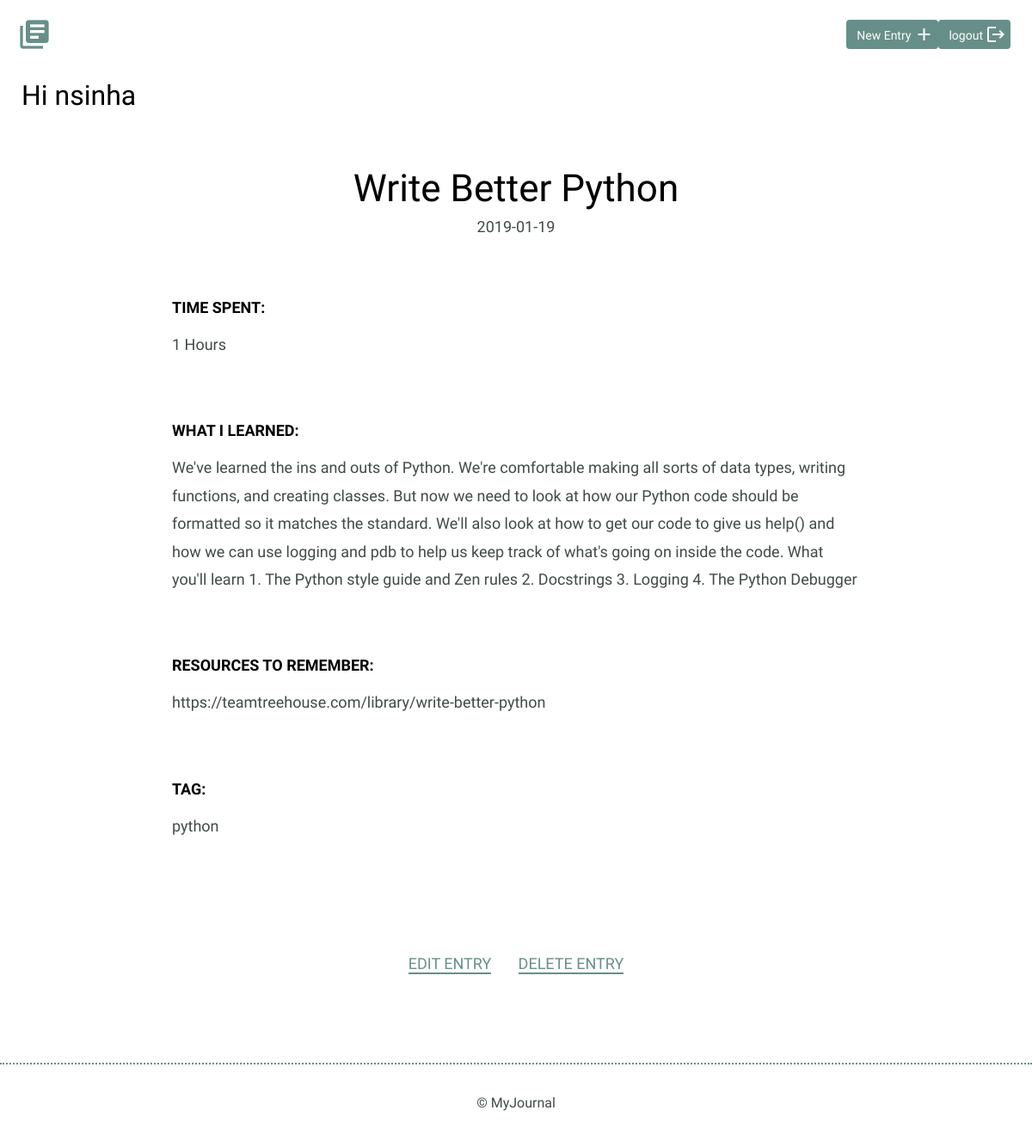
The page /entry/write-better-python (signed in) on the database its author committed.
### models.py (models this page shows, shortened)
class User(UserMixin, peewee.Model):
    joined_at = peewee.DateTimeField(default=datetime.datetime.now)
    username = peewee.CharField(max_length=255, unique=True)
    email = peewee.CharField(unique=True)
    password = peewee.CharField()
    class Meta:
        database = DATABASE

class Journal(peewee.Model):
    created_at = peewee.DateTimeField(default=datetime.datetime.now)
    title = peewee.CharField(max_length=255)
    time_spent = peewee.IntegerField()
    learned = peewee.TextField()
    resourses = peewee.TextField()
    tag = peewee.CharField()
    slug = peewee.CharField()
    user = peewee.ForeignKeyField(User, backref="journals")
    class Meta:
        database = DATABASE
        order_by = ('-created_at')

### journal_app.py (the view)
@app.route('/entry/<slug>')
@login_required
def detail(slug):
    post = models.Journal.select().where(models.Journal.slug == slug).get()
    return render_template("detail.html", post=post)

### journal_app.py (called while the page is built)
@app.before_request
def before_request():
    g.db = models.DATABASE
    g.db.connect()
    g.user = current_user

@app.after_request
def after_request(response):
    g.db.close()
    g.user = current_user
    return response

@login_manager.user_loader
def load_user(user_id):
    try:
        return models.User.get(models.User.id == user_id)
    except models.peewee.DoesNotExist:
        return None

### templates/detail.html
{% extends "layout.html" %}
{% block content %}
<div class="container">
    <div class="entry-list single">
        <article>
            <h1>{{ post.title }}</h1>
            <time datetime="{{ post.created_at }}">{{ post.created_at.date() }}</time>
            <div class="entry">
                <h3>Time Spent: </h3>
                <p>{{ post.time_spent }} Hours</p>
            </div>
            <div class="entry">
                <h3>What I Learned:</h3>
                <p>{{ post.learned }}</p>
            </div>
            <div class="entry">
                <h3>Resources to Remember:</h3>
                <p>
                    {{ post.resourses }}
                </p>
            </div>
            <div class="entry">
                <h3>Tag: </h3>
                <p>
                    {{ post.tag }}
                </p>
            </div>
        </article>
    </div>
</div>
{% if current_user.is_authenticated %}
    <div class="edit">
        <p>
            <a href="{{ url_for('edit', slug = post.slug) }}">Edit Entry</a>&nbsp;&nbsp;&nbsp;&nbsp;&nbsp;&nbsp;
            <a href="{{ url_for('delete', slug = post.slug) }}">delete Entry</a>
        </p>
    </div>
{% endif %}
{% endblock %}

### templates/layout.html (shortened to what this page needs)
<!DOCTYPE html>
<html>
    <head>
        <link rel="stylesheet" href="/static/css/normalize.css">
        <link rel="stylesheet" href="/static/css/site.css">
    </head>
    <body>
        <header>
            <div class="container">
                <div class="site-header">
                    {% if current_user.is_authenticated %}
                        <a class="logo" href="{{ url_for('list') }}"><i class="material-icons">library_books</i></a>
                    {% endif %}
                    {% if current_user.is_authenticated %}
                        <a class="button icon-right" href="{{ url_for('logout') }}"><span>logout</span>
                            <i class="material-icons">logout</i></a>
                        <a class="button icon-right" href="{{ url_for('add') }}"><span>New Entry</span>
                            <i class="material-icons">add</i></a>
                    {% endif %}
                </div>
            </div>
        </header>
        <section>
            {% if current_user.is_authenticated %}
                <h2 class="container">Hi <a href = "{{ url_for('list', username=current_user.username) }}">
                    {{ current_user.username }}</a></h2>
            {% endif %}
            {% block content %}
            {% endblock %}
        </section>
        <footer>
            <div>
                &copy; MyJournal
            </div>
        </footer>
    </body>
</html>

### static/css/site.css (style rules this page uses)
body { font-size: 16px; color: #404a49; font-family: 'Cousine', serif; font-weight: 400; }
.container { margin: 0 auto; padding: 0 25px; }
header .site-header { margin: 0 auto; height: 95px; }
header .logo i { color: #678f89; margin: 20px 0 0 -5px; float: left; font-size: 40px; }
header .button { float: right; margin: 33px 0 0 0; }
footer { text-align: center; padding: 35px 0; border-top: 2px dotted #678f89; }
.button { padding: 8px 10px 6px 10px; background: #678f89; border: 2px solid #678f89; border-radius: 4px; text-decoration: none; color: #FFF; position: relative; text-align: center; font-size: 14px; }
.button.icon-right { padding-right: 30px; top: -10px; }
.button.icon-right i { position: absolute; top: 3px; right: 3px; }
h1, h2, h3 { margin: 0; font-weight: 400; line-height: 1em; color: #000; }
h1 { font-size: 44px; margin-bottom: 12px; }
h2 { font-size: 32px; }
h2 a { text-decoration: none; color: #000; }
h3 { font-size: 18px; font-family: 'Work Sans', serif; font-weight: 600; text-transform: uppercase; }
p { line-height: 1.8em; font-size: 18px; }
p a { border-bottom: 2px solid #678f89; padding: 0; color: #678f89; text-decoration: none; }
.entry-list, .edit-entry, .new-entry { max-width: 800px; margin: 0 auto; padding: 70px 0 150px 0; }
.entry-list article { margin-bottom: 70px; text-align: center; }
.entry-list article:last-child { margin-bottom: 0; }
.entry-list.single { padding-bottom: 70px; }
.entry-list.single time { font-size: 18px; }
.entry { max-width: 800px; margin: 75px auto 0 auto; text-align: left; }
.entry p { margin-bottom: 40px; }
.edit { padding-bottom: 80px; text-align: center; margin: 0 auto; }
.edit a { font-weight: 400; text-transform: uppercase; font-size: 18px; }

### rows shown on the page
User: username "nsinha"
Journal: title "Write Better Python", created_at "2019-01-19", time_spent "1", learned "We've learned the ins and outs of Python. We're comfortable making all sorts of data types, writing functions, and creating classes. But now we need to look at how our Python code should be formatted so it matches the standard. We'll also look at how to get our code to give us help() and how we can use logging and pdb to help us keep track of what's going on inside the code. What you'll learn 1. The Python style guide and Zen rules 2. Docstrings 3. Logging 4. The Python Debugger", resourses "https://teamtreehouse.com/library/write-better-python", tag "python"
